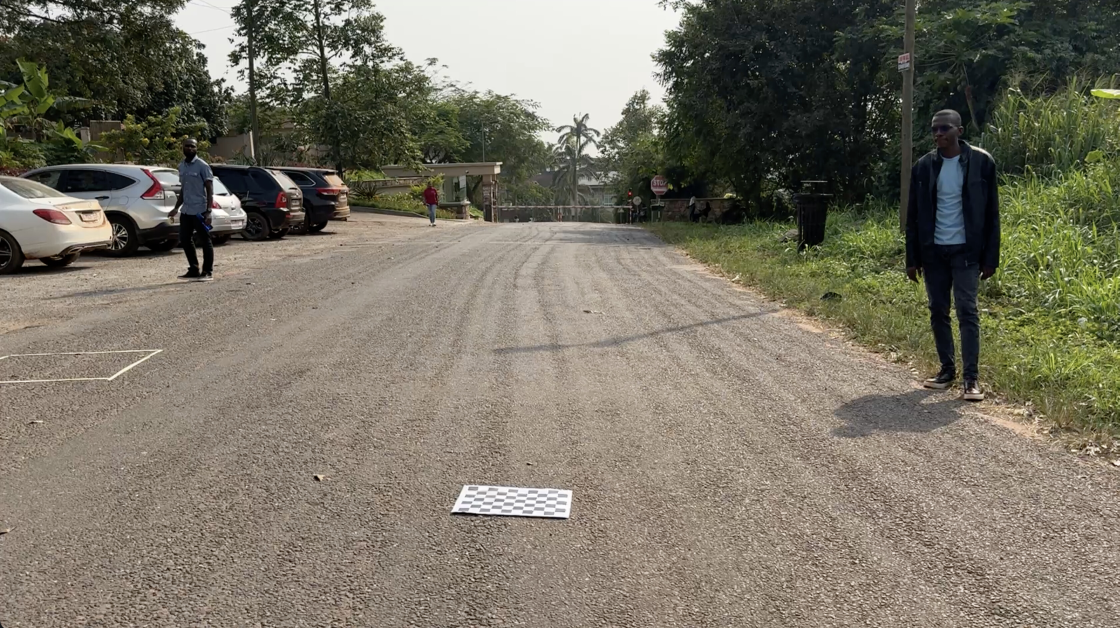
#> input picture sprint1/homography_setup.jpg, 3358 x 1884 px (shown at 1/3 size)
$ python -i restoration_engine_sprint2.py   (imports and definitions only)
#> lines starting #> are read from the running program, lines starting #| are printed output that depends on the picture
#> further down, picture is the input picture: shape (1884, 3358, 3); mean B, G, R 101.6, 116.2, 121.4
"""
Sprint 2: Restoration Engine

Takes the top-down frames from Sprint 1 and produces stabilized, denoised,
shadow-normalized road textures.
"""

import os
import glob
import cv2
import numpy as np

# -----------------------------------------------------------------------------
# Configuration
# -----------------------------------------------------------------------------
INPUT_DIR = "sprint1_frames"
OUTPUT_DIR = "sprint2_restored_frames"

# Set this to True only when you're happy with results (video writing is slow)
EXPORT_VIDEO = False
OUTPUT_VIDEO_PATH = "sprint2_restored_preview.mp4"
OUTPUT_VIDEO_FPS = 20


# Stabilization
ENABLE_STABILIZATION = True
STABILIZE_MOTION = cv2.MOTION_AFFINE
STABILIZE_MAX_ITERS = 100
STABILIZE_EPS = 1e-6
STABILIZE_DOWNSCALE = 0.5  # Use 1.0 for full-res alignment

# Denoising
ENABLE_DENOISE = True
DENOISE_H = 5
DENOISE_H_COLOR = 5
DENOISE_TEMPLATE_WINDOW = 7
DENOISE_SEARCH_WINDOW = 21

# Illumination / shadow normalization
ENABLE_ILLUMINATION_NORM = True
CLAHE_CLIP_LIMIT = 2.0
CLAHE_TILE_GRID = (8, 8)
ENABLE_SHADOW_FLATTEN = True
SHADOW_FLATTEN_SIGMA = 25

# Sharpening
ENABLE_SHARPEN = True
SHARPEN_AMOUNT = 0.5
SHARPEN_SIGMA = 2.0


# -----------------------------------------------------------------------------
# Helpers
# -----------------------------------------------------------------------------

# [4 lines left out: function list_frames, not called in this run]


def to_gray(img):
    return cv2.cvtColor(img, cv2.COLOR_BGR2GRAY)


# [109 lines left out: functions downscale_image, scale_warp_matrix, estimate_warp_ecc, estimate_warp_optical, stabilize_frame, denoise_frame, not called in this run]


def normalize_illumination(frame):
    if not ENABLE_ILLUMINATION_NORM:
        return frame
    lab = cv2.cvtColor(frame, cv2.COLOR_BGR2LAB)
#> lab: shape (1884, 3358, 3); mean of channels 0, 1, 2 122.4, 127.4, 136.8
    l, a, b = cv2.split(lab)
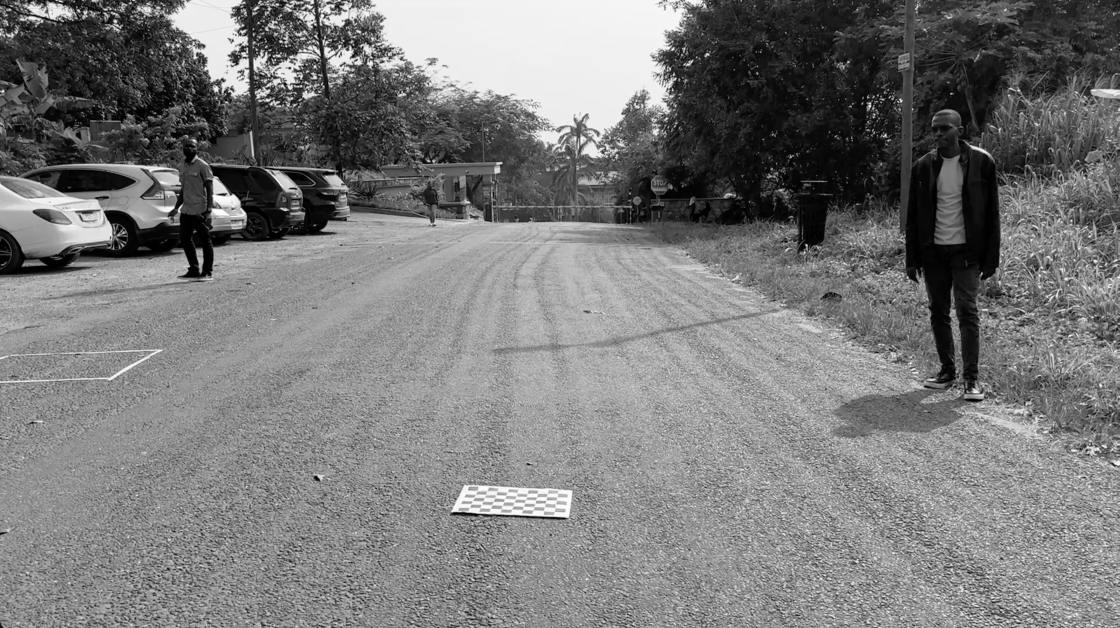
#> l: shape (1884, 3358) (shown at 1/3 size); min 0, max 255, mean 122.4
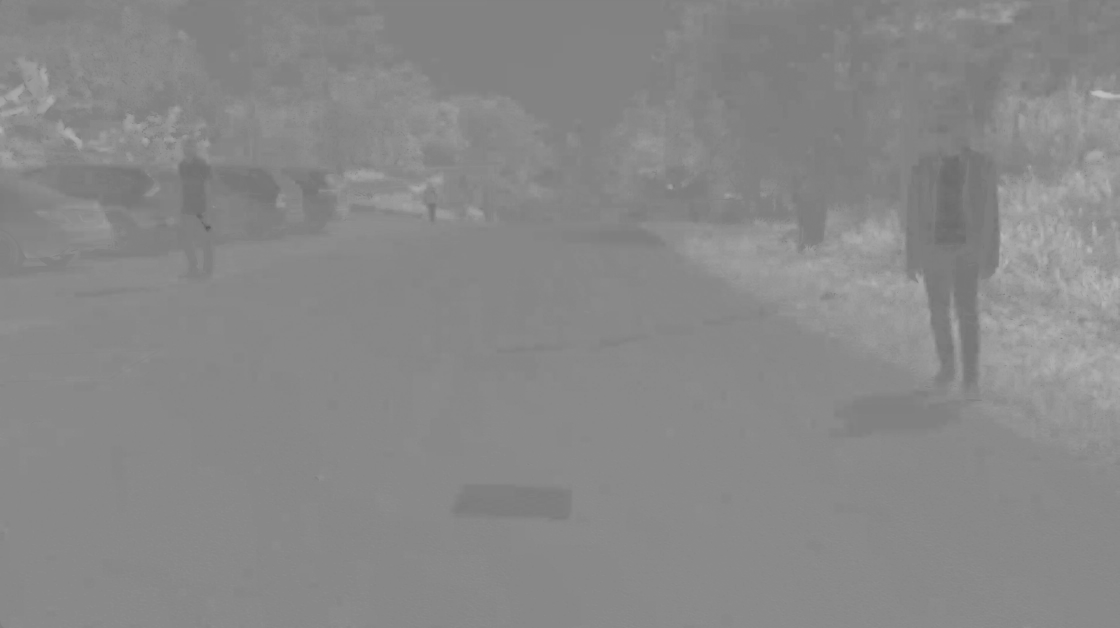
#> b: shape (1884, 3358) (shown at 1/3 size); min 88, max 192, mean 136.8
    clahe = cv2.createCLAHE(clipLimit=CLAHE_CLIP_LIMIT, tileGridSize=CLAHE_TILE_GRID)
    l = clahe.apply(l)
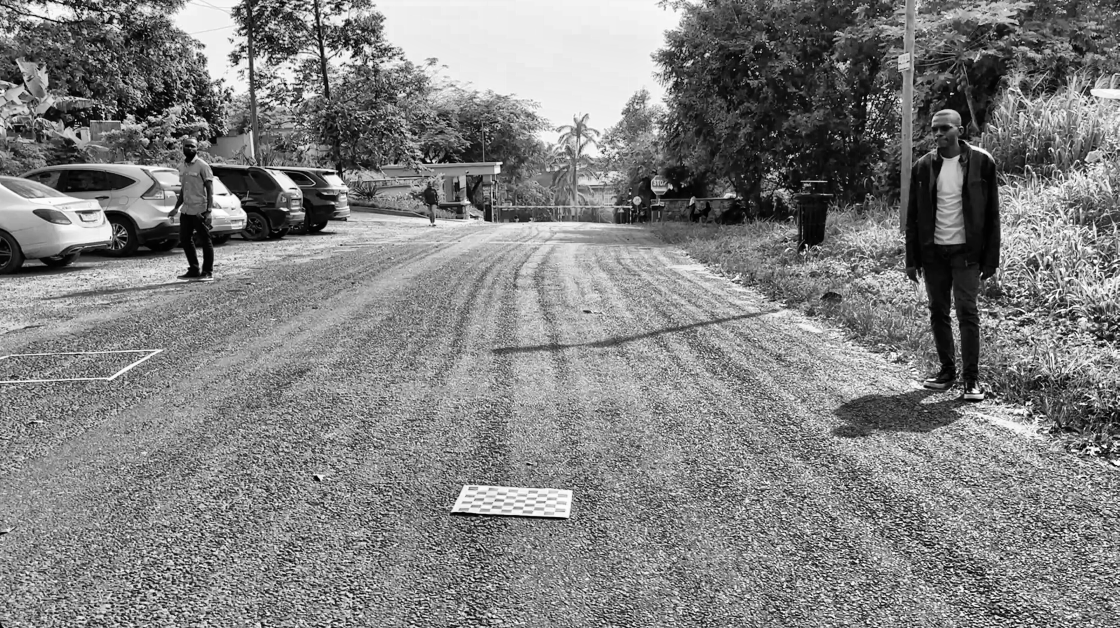
#> l: shape (1884, 3358) (shown at 1/3 size); min 0, max 255, mean 128.7

    if ENABLE_SHADOW_FLATTEN:
        blur = cv2.GaussianBlur(l, (0, 0), SHADOW_FLATTEN_SIGMA)
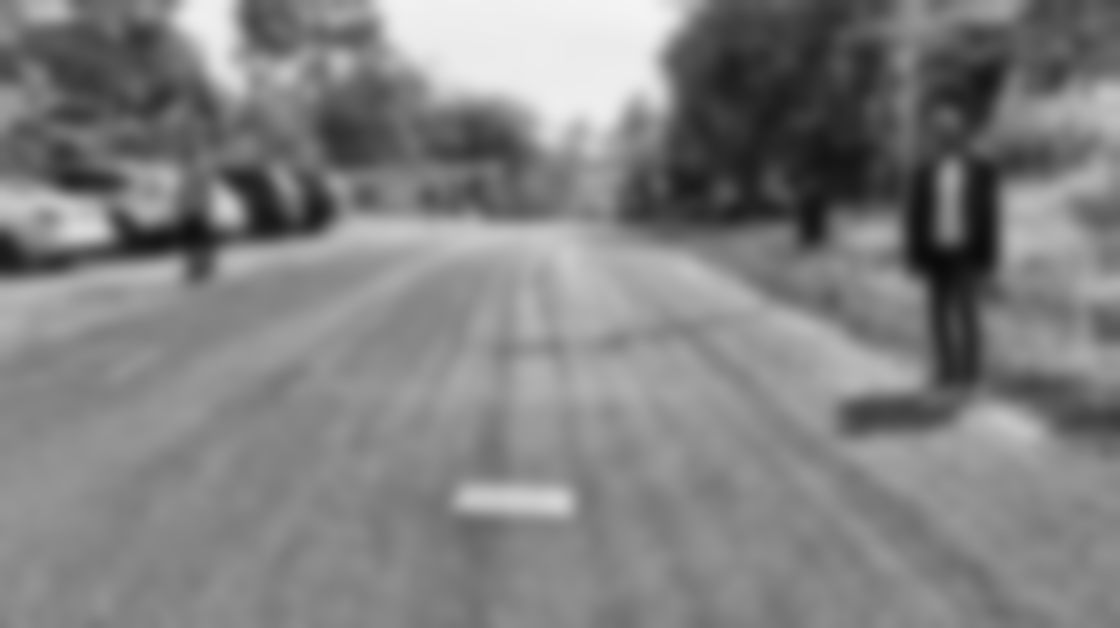
#> blur: shape (1884, 3358) (shown at 1/3 size); min 11, max 244, mean 128.7
        l_float = l.astype(np.float32)
        blur_float = blur.astype(np.float32)
        l_flat = (l_float / (blur_float + 1.0)) * 128.0
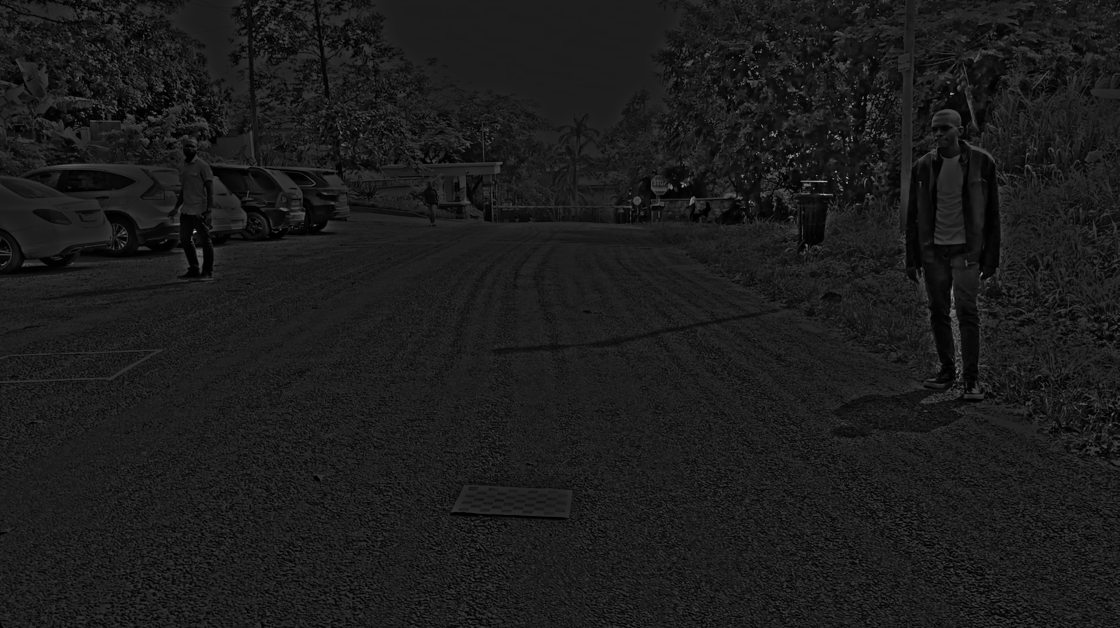
#> l_flat: shape (1884, 3358) float32 (shown at 1/3 size); min 0, max 1120, mean 124.5; drawn with min black and max white
        l = cv2.normalize(l_flat, None, 0, 255, cv2.NORM_MINMAX).astype(np.uint8)

    lab = cv2.merge((l, a, b))
#> lab: shape (1884, 3358, 3); mean of channels 0, 1, 2 27.9, 127.4, 136.8
    return cv2.cvtColor(lab, cv2.COLOR_LAB2BGR)
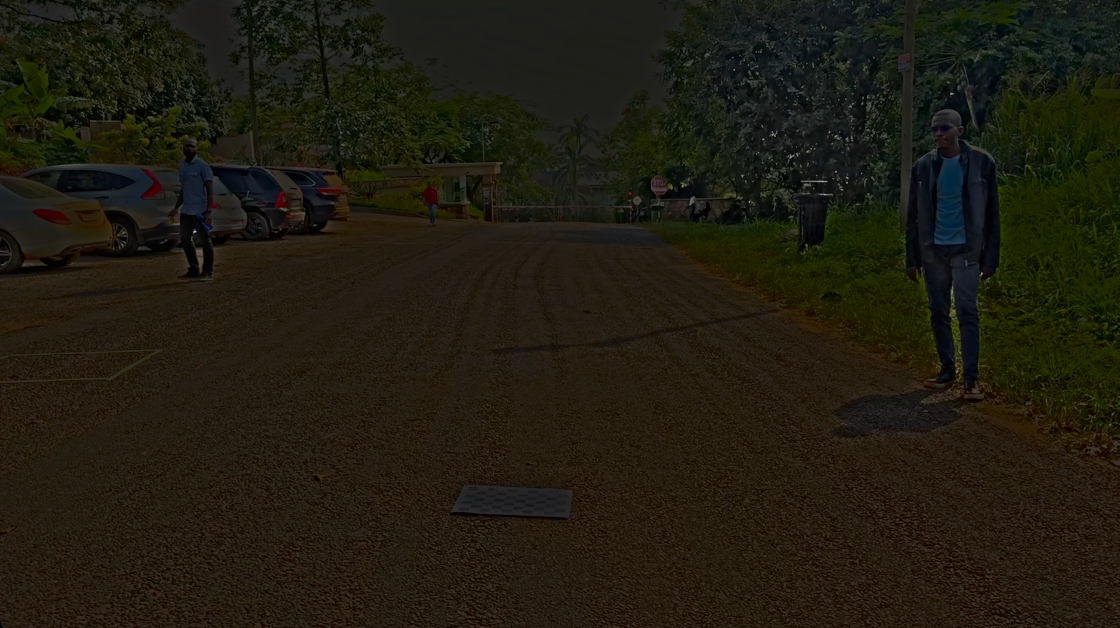
#> returned value: shape (1884, 3358, 3) (shown at 1/3 size); mean B, G, R 16.8, 28.9, 32.6


# [54 lines left out: functions sharpen_frame, main, not called in this run]


# [2 lines not run here, left out]

>>> import cv2
>>> picture = cv2.imread('homography_setup.jpg')
>>> result = normalize_illumination(picture)
